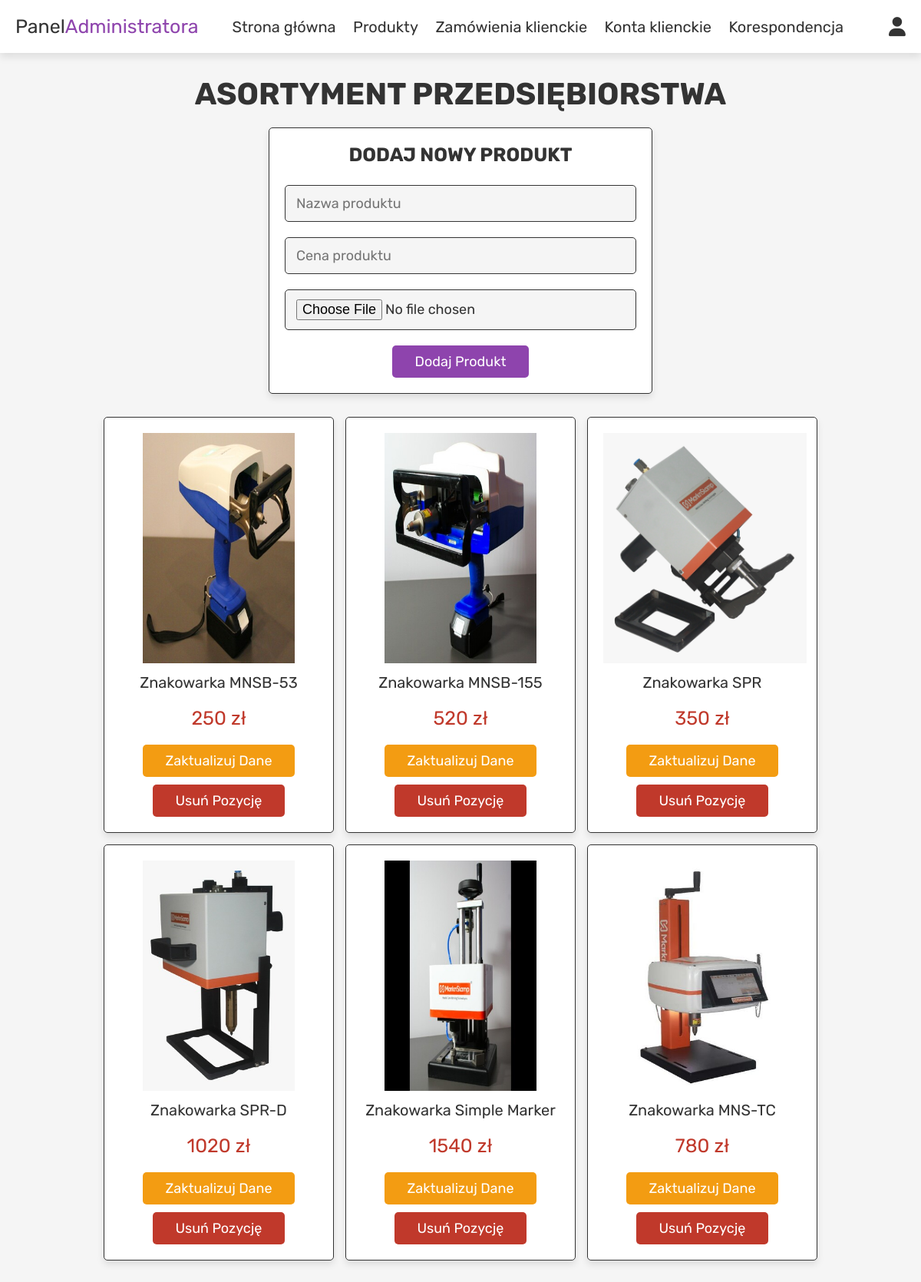
The app's page /admin_products.php (signed in) with its own data.
### tables this page shows
CREATE TABLE `products` (
  `id` int(100) NOT NULL,
  `name` varchar(100) NOT NULL,
  `price` int(100) NOT NULL,
  `image` varchar(100) NOT NULL
);

### admin_products.php (the view, shortened to what this page needs)
<?php
include 'config.php';
?>
<!DOCTYPE html>
<html lang="en">
<head>
   <link rel="stylesheet" href="https://cdnjs.cloudflare.com/ajax/libs/font-awesome/6.0.0/css/all.min.css">
   <link rel="stylesheet" href="css/admin_style.css">
</head>
<body>
<?php include 'admin_header.php'; ?>
<section class="add-products">
   <h1 class="title">Asortyment przedsiębiorstwa</h1>
   <form action="" method="post" enctype="multipart/form-data">
      <h3>Dodaj nowy produkt</h3>
      <input type="text" name="name" class="box" placeholder="Nazwa produktu" required>
      <input type="number" min="0" name="price" class="box" placeholder="Cena produktu" required>
      <input type="file" name="image" accept="image/jpg, image/jpeg, image/png" class="box" required>
      <input type="submit" value="Dodaj produkt" name="add_product" class="btn">
   </form>
</section>
<section class="show-products">
   <div class="box-container">
      <?php
         $select_products = mysqli_query($conn, "SELECT * FROM `products`") or die('query failed');
         if(mysqli_num_rows($select_products) > 0){
            while($fetch_products = mysqli_fetch_assoc($select_products)){
      ?>
      <div class="box">
         <img src="uploaded_img/<?php echo $fetch_products['image']; ?>" alt="">
         <div class="name"><?php echo $fetch_products['name']; ?></div>
         <div class="price"> <?php echo $fetch_products['price']; ?> zł </div>
         <a href="admin_products.php?update=<?php echo $fetch_products['id']; ?>" class="option-btn">Zaktualizuj dane</a>
         <a href="admin_products.php?delete=<?php echo $fetch_products['id']; ?>" class="delete-btn" onclick="return confirm('Usunąć ten produkt?');">Usuń pozycję</a>
      </div>
      <?php
         }
      }else{
         echo '<p class="empty">Brak dodanych produktów</p>';
      }
      ?>
   </div>
</section>
</body>
</html>

### admin_header.php (shortened to what this page needs)
<header class="header">
   <div class="flex">
      <a href="admin_page.php" class="logo">Panel<span>Administratora</span></a>
      <nav class="navbar">
         <a href="admin_page.php">Strona główna</a>
         <a href="admin_products.php">Produkty</a>
         <a href="admin_orders.php">Zamówienia klienckie</a>
         <a href="admin_users.php">Konta klienckie</a>
         <a href="admin_contacts.php">Korespondencja</a>
      </nav>
      <div class="icons">
         <div id="user-btn" class="fas fa-user"></div>
      </div>
   </div>
</header>

### css/admin_style.css (style rules this page uses)
:root { --purple:#8e44ad; --red:#c0392b; --orange:#f39c12; --black:#333; --white:#fff; --light-color:#666; --light-white:#ccc; --light-bg:#f5f5f5; --border:.1rem solid var(--black); --box-shadow:0 .5rem 1rem rgba(0,0,0,.1); }
* { font-family: 'Rubik', sans-serif; margin:0; padding:0; box-sizing: border-box; outline: none; border:none; text-decoration: none; transition:all .2s linear; }
html { font-size: 62.5%; overflow-x: hidden; }
body { background-color: var(--light-bg); }
section { padding:3rem 2rem; }
.title { text-align: center; margin-bottom: 2rem; text-transform: uppercase; color:var(--black); font-size: 4rem; }
.btn, .option-btn, .delete-btn, .white-btn { display: inline-block; margin-top: 1rem; padding:1rem 3rem; cursor: pointer; color:var(--white); font-size: 1.8rem; border-radius: .5rem; text-transform: capitalize; }
.white-btn, .btn { background-color: var(--purple); }
.option-btn { background-color: var(--orange); }
.delete-btn { background-color: var(--red); }
.header { position: sticky; top:0; left:0; right:0; z-index: 1000; background-color: var(--white); box-shadow: var(--box-shadow); }
.header .flex { display: flex; align-items: center; padding:2rem; justify-content: space-between; position: relative; max-width: 1200px; margin:0 auto; }
.header .flex .logo { font-size: 2.5rem; color:var(--black); }
.header .flex .logo span { color:var(--purple); }
.header .flex .navbar a { margin:0 1rem; font-size: 2rem; color:var(--black); }
.header .flex .icons div { margin-left: 1.5rem; font-size: 2.5rem; cursor: pointer; color:var(--black); }
.add-products form { background-color: var(--white); border-radius: .5rem; padding:2rem; text-align: center; box-shadow: var(--box-shadow); border:var(--border); max-width: 50rem; margin:0 auto; }
.add-products form h3 { font-size: 2.5rem; text-transform: uppercase; color:var(--black); margin-bottom: 1.5rem; }
.add-products form .box { width: 100%; background-color: var(--light-bg); border-radius: .5rem; margin:1rem 0; padding:1.2rem 1.4rem; color:var(--black); font-size: 1.8rem; border:var(--border); }
.show-products .box-container { display: grid; grid-template-columns: repeat(auto-fit, 30rem); justify-content: center; gap:1.5rem; max-width: 1200px; margin:0 auto; align-items: flex-start; }
.show-products { padding-top: 0; }
.show-products .box-container .box { text-align: center; padding:2rem; border-radius: .5rem; border:var(--border); box-shadow: var(--box-shadow); background-color: var(--white); }
.show-products .box-container .box img { height: 30rem; }
.show-products .box-container .box .name { padding:1rem 0; font-size: 2rem; color:var(--black); }
.show-products .box-container .box .price { padding:1rem 0; font-size: 2.5rem; color:var(--red); }

### records on screen
products: image (picture), name "Znakowarka MNSB-53", price "250"
products: image (picture), name "Znakowarka MNSB-155", price "520"
products: image (picture), name "Znakowarka SPR", price "350"
products: image (picture), name "Znakowarka SPR-D", price "1020"
products: image (picture), name "Znakowarka Simple Marker", price "1540"
products: image (picture), name "Znakowarka MNS-TC", price "780"
